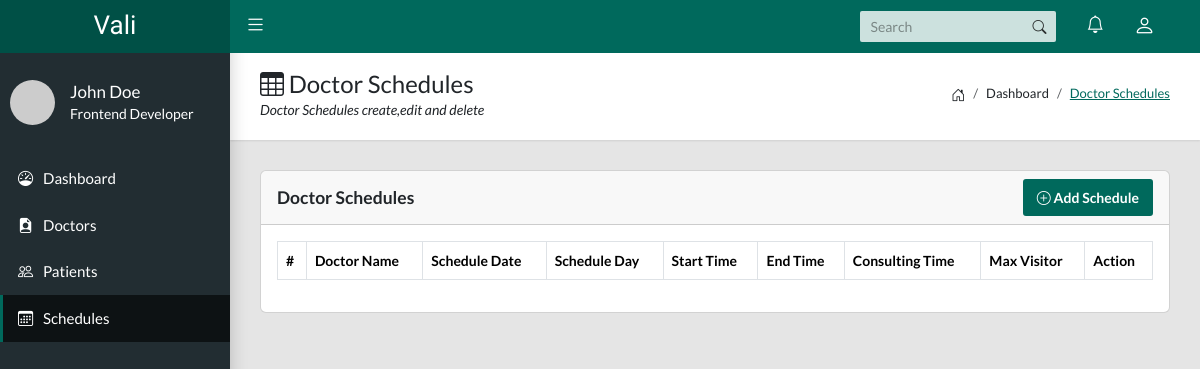
The app's page /admin/schedule.php, older data.
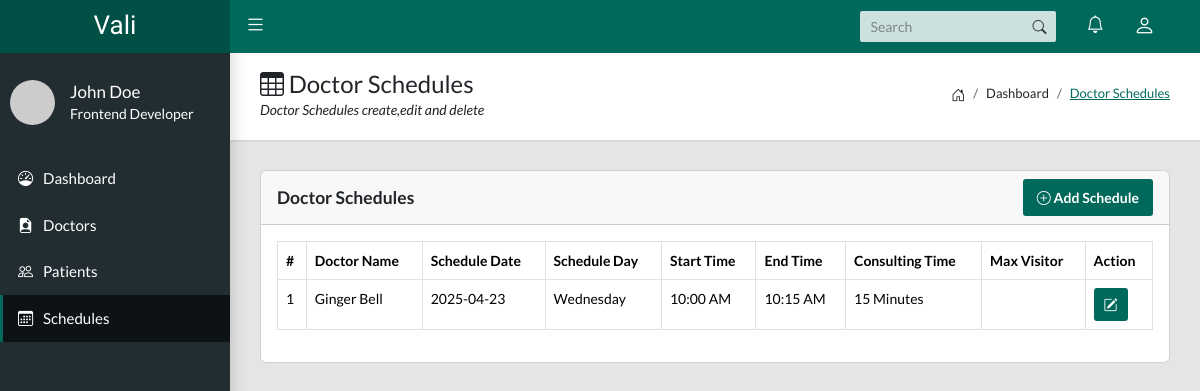
The same page, newer data.
### tables this page shows
CREATE TABLE `schedules` (
  `id` int NOT NULL,
  `doctor_id` int NOT NULL,
  `schedule_date` date NOT NULL,
  `schedule_day` varchar(255) DEFAULT NULL,
  `start_time` varchar(50) NOT NULL,
  `end_time` varchar(50) NOT NULL,
  `consulting_time` int NOT NULL,
  `status` enum('Available','Booked') NOT NULL DEFAULT 'Available',
  `created_at` timestamp NULL DEFAULT NULL
);

CREATE TABLE `doctors` (
  `id` int NOT NULL,
  `user_id` int NOT NULL,
  `name` varchar(255) NOT NULL,
  `phone` varchar(255) NOT NULL,
  `image` varchar(255) NOT NULL,
  `address` mediumtext,
  `dob` date NOT NULL,
  `expert_in` varchar(255) DEFAULT NULL,
  `degree` varchar(255) DEFAULT NULL,
  `gender` varchar(255) NOT NULL,
  `status` enum('Active','Inactive') NOT NULL DEFAULT 'Active',
  `created_at` timestamp NULL DEFAULT CURRENT_TIMESTAMP
);

### admin/schedule.php (the view, shortened to what this page needs)
<?php
include_once('layout/head.php');
?>
<body class="app sidebar-mini">
    <?php
    include_once('layout/header.php');
    ?>
    <?php
    include_once('layout/sidebar.php');
    ?>
    <main class="app-content">
        <div class="app-title">
            <div>
                <h1><i class="bi bi-table"></i> Doctor Schedules</h1>
                <p>Doctor Schedules create,edit and delete</p>
            </div>
            <ul class="app-breadcrumb breadcrumb side">
                <li class="breadcrumb-item"><i class="bi bi-house-door fs-6"></i></li>
                <li class="breadcrumb-item">Dashboard</li>
                <li class="breadcrumb-item active"><a href="#">Doctor Schedules</a></li>
            </ul>
        </div>
        <div class="row">
            <div class="col-md-12">
                <div class="card">
                    <div class="card-header">
                        <div class="row align-items-center">
                            <div class="col-md-6">
                                <h5 class="tile-title mb-0">Doctor Schedules</h5>
                            </div>
                            <div class="col-md-6 text-end">
                                <a href="schedule_add.php" class="btn btn-primary">
                                    <i class="bi bi-plus-circle me-2"></i> Add Schedule
                                </a>
                            </div>
                        </div>
                    </div>
                    <div class="card-body">
                        <div class="table-responsive">
                            <table class="table table-hover table-bordered" id="doctorTable">
                                <thead>
                                    <tr>
                                        <th>#</th>
                                        <th>Doctor Name</th>
                                        <th>Schedule Date</th>
                                        <th>Schedule Day</th>
                                        <th>Start Time</th>
                                        <th>End Time</th>
                                        <th>Consulting Time</th>
                                        <th>Max Visitor</th>
                                        <th>Action</th>
                                    </tr>
                                </thead>
                                <tbody>
                                    <?php
                                    $sql = "SELECT schedules.*, doctors.name as doctorName FROM schedules INNER JOIN doctors ON schedules.doctor_id=doctors.id ORDER BY schedules.created_at DESC;";
                                    $result = $conn->query($sql);
                                    if ($result->rowCount() > 0) {
                                        $rows = $result->fetchAll(PDO::FETCH_OBJ);
                                        foreach ($rows as $key => $row) { ?>
                                            <tr>
                                                <td><?php echo $key + 1 ?></td>
                                                <td><?php echo $row->doctorName; ?></td>
                                                <td><?php echo $row->schedule_date; ?></td>
                                                <td><?php echo $row->schedule_day; ?></td>
                                                <td><?php echo $row->start_time; ?></td>
                                                <td><?php echo $row->end_time; ?></td>
                                                <td><?php echo $row->consulting_time; ?> Minutes</td>
                                                <td>
                                                </td>
                                                <td>
                                                    <a href="schedule_edit.php?id=<?php echo base64_encode($row->id) ?>" class="btn btn-primary btn-sm"><i class="bi bi-pencil-square"></i></a>
                                                </td>
                                            </tr>
                                    <?php }
                                    }
                                    ?>
                                </tbody>
                            </table>
                        </div>
                    </div>
                </div>
            </div>
        </div>
    </main>
</body>
</html>

Row changes from the older to the newer data that the page shows:
added schedules: doctor.name "Ginger Bell", schedule_date "2025-04-23", schedule_day "Wednesday", start_time "10:00 AM", end_time "10:15 AM", consulting_time "15"
